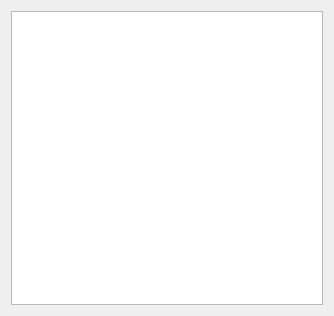
<?xml version="1.0" encoding="UTF-8"?>
<ui version="4.0">
 <class>ModelGeneralStaticsWidget</class>
 <widget class="QWidget" name="ModelGeneralStaticsWidget">
  <property name="geometry">
   <rect>
    <x>0</x>
    <y>0</y>
    <width>334</width>
    <height>316</height>
   </rect>
  </property>
  <property name="windowTitle">
   <string>Model General Statistics</string>
  </property>
  <layout class="QVBoxLayout" name="verticalLayout">
   <item>
    <widget class="QTextBrowser" name="textBrowser">
     <property name="sizePolicy">
      <sizepolicy hsizetype="Expanding" vsizetype="Expanding">
       <horstretch>0</horstretch>
       <verstretch>0</verstretch>
      </sizepolicy>
     </property>
    </widget>
   </item>
  </layout>
 </widget>
 <resources/>
 <connections/>
</ui>
